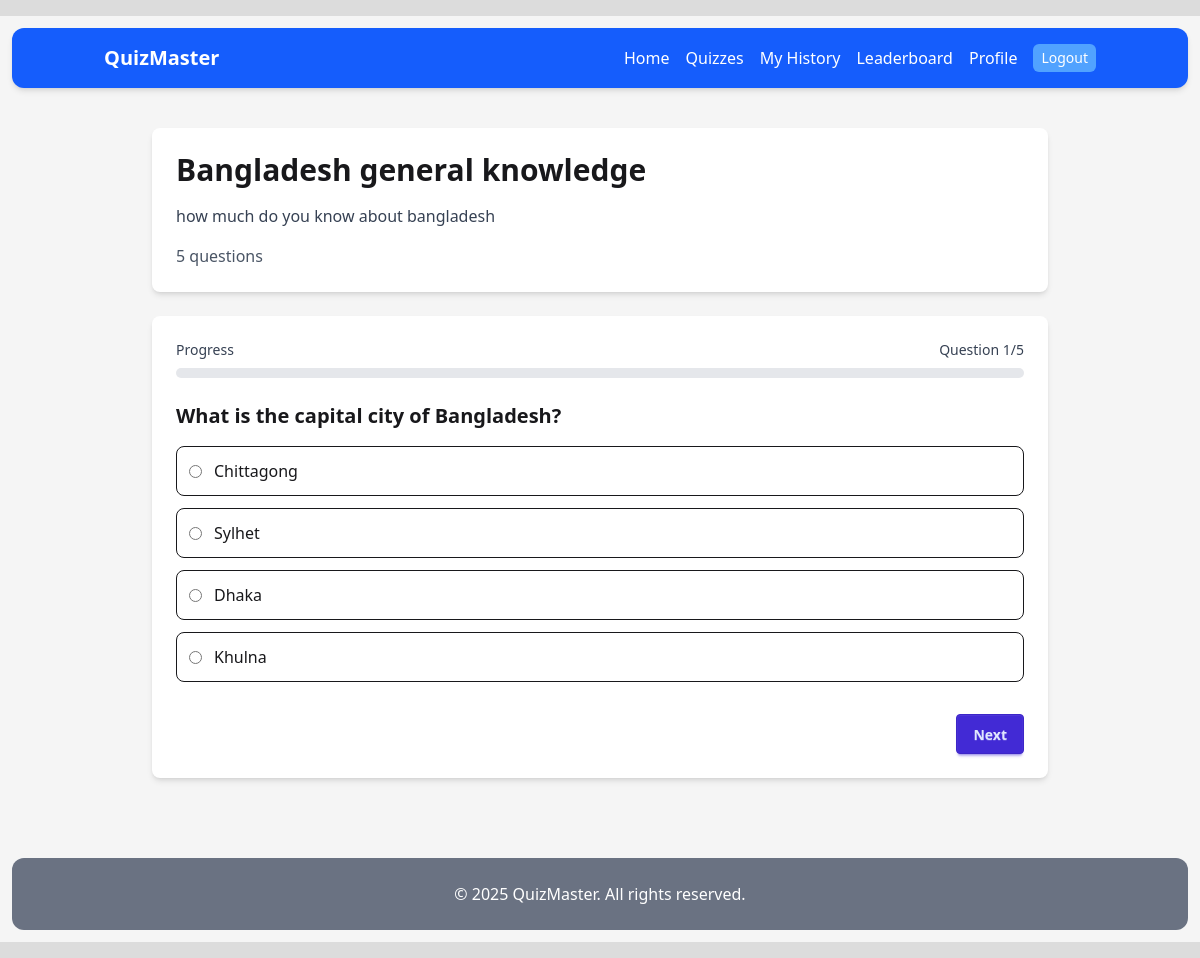
/quizzes/quiz/2/take/ (signed in), run on the app's committed database.
### quiz/models.py (models this page shows, shortened)
class Quiz(models.Model):
    title = models.CharField(max_length=200)
    description = models.TextField(blank=True)
    category = models.ForeignKey(Category, on_delete=models.SET_NULL, null=True, related_name='quizzes')
    created_by = models.ForeignKey(User, on_delete=models.CASCADE, related_name='quizzes')
    created_at = models.DateTimeField(auto_now_add=True)
    updated_at = models.DateTimeField(auto_now=True)
    is_active = models.BooleanField(default=True)
    time_limit = models.PositiveIntegerField(help_text="Time limit in minutes", null=True, blank=True)
    max_questions = models.PositiveIntegerField(default=50)
    min_questions = models.PositiveIntegerField(default=5)
    class Meta:
        ordering = ['-created_at']

class Question(models.Model):
    quiz = models.ForeignKey(Quiz, on_delete=models.CASCADE, related_name='questions')
    text = models.TextField()
    order = models.PositiveIntegerField(default=0)
    points = models.PositiveIntegerField(default=1)
    class Meta:
        ordering = ['order']

class Option(models.Model):
    question = models.ForeignKey(Question, on_delete=models.CASCADE, related_name='options')
    text = models.CharField(max_length=200)
    is_correct = models.BooleanField(default=False)

### quiz/views.py (the view, shortened to what this page needs)
# urls.py: path('quiz/<int:pk>/take/', views.TakeQuizView.as_view(), name='quiz-take'), # ---
class TakeQuizView(LoginRequiredMixin, View):
    def get(self, request, pk):
        quiz = get_object_or_404(Quiz, pk=pk, is_active=True)
        if QuizAttempt.objects.filter(user=request.user, quiz=quiz).exists():
            messages.error(request, 'You have already attempted this quiz.')
            return redirect('quiz-detail', pk=quiz.id)
        questions = list(quiz.questions.all().order_by('order'))
        total_questions = len(questions)
        if 'current_quiz' not in request.session or request.session['current_quiz']['quiz_id'] != quiz.id:
            request.session['current_quiz'] = {
                'quiz_id': quiz.id,
                'current_question': 0,
                'answers': {},
                'start_time': timezone.now().isoformat()
            }
        current_quiz_data = request.session['current_quiz']
        current_question_index = current_quiz_data['current_question']
        if 'previous' in request.GET:
            current_question_index = max(0, current_question_index - 1)
            current_quiz_data['current_question'] = current_question_index
            request.session['current_quiz'] = current_quiz_data
        if current_question_index >= total_questions:
            return redirect('quiz-complete', pk=quiz.id)
        current_question = questions[current_question_index]
        user_answer = None
        if str(current_question.id) in current_quiz_data['answers']:
            user_answer = current_quiz_data['answers'][str(current_question.id)]
        form = TakeQuizForm(question=current_question, initial={'answer': user_answer})
        return render(request, 'quiz/take_quiz.html', {
            'quiz': quiz,
            'question': current_question,
            'form': form,
            'current_question': current_question_index + 1,
            'total_questions': total_questions,
            'progress': int((current_question_index / total_questions) * 100)
        })

### quiz/forms.py
class TakeQuizForm(forms.Form):
    def __init__(self, *args, **kwargs):
        self.question = kwargs.pop('question')
        super().__init__(*args, **kwargs)
        choices = [(option.id, option.text) for option in self.question.options.all()]
        self.fields['answer'] = forms.ChoiceField(
            choices=choices,
            widget=forms.RadioSelect,
            required=True
        )

### core/templatetags/navigation_tags.py (called while the page is built)
@register.simple_tag(takes_context=True)
@register.filter
def active(context, *url_names):
    try:
        current = context['request'].resolver_match.url_name
    except Exception:
        return ''
    if current in url_names:
        return 'font-bold text-green-200 aria-current="page"'
    return ''

### quiz/templates/quiz/take_quiz.html (shortened to what this page needs)
{% extends "base.html" %}
{% block content %}
<div class="max-w-4xl mx-auto">
    <div class="bg-white rounded-lg shadow-md p-6 mb-6">
        <h1 class="text-3xl font-bold mb-4">{{ quiz.title }}</h1>
        <p class="text-gray-700 mb-4">{{ quiz.description }}</p>
        <div class="text-gray-600">{{ total_questions }} questions</div>
    </div>
    <div class="bg-white rounded-lg shadow-md p-6">
        <div class="mb-6">
            <div class="flex justify-between items-center mb-2">
                <span class="text-sm font-medium text-gray-700">Progress</span>
                <span class="text-sm font-medium text-gray-700">Question {{ current_question }}/{{ total_questions }}</span>
            </div>
            <div class="w-full bg-gray-200 rounded-full h-2.5">
            </div>
        </div>
        <form method="post" action="{% url 'quiz-take' quiz.pk %}">
            <div class="mb-6">
                <h3 class="text-xl font-semibold mb-4">{{ question.text }}</h3>
                <div class="space-y-3">
                    {% for choice in form.answer %}
                        <div class="flex items-center p-3 border rounded-lg hover:bg-gray-50">
                            {{ choice.tag }}
                            <label for="{{ choice.id_for_label }}" class="ml-3 cursor-pointer">{{ choice.choice_label }}</label>
                        </div>
                    {% endfor %}
                </div>
            </div>
            <div class="flex justify-between mt-8">
                <button type="submit" class="btn btn-primary">
                    {% if current_question == total_questions %}
                        Submit Quiz
                    {% else %}
                        Next
                    {% endif %}
                </button>
            </div>
        </form>
    </div>
</div>
{% endblock %}

### static/css/style.css (style rules this page uses)
body { background-color:whitesmoke; }

### data on the page
Quiz: title "Bangladesh general knowledge", description "how much do you know about bangladesh"
Question: text "What is the capital city of Bangladesh?"
Option: choice_label "Chittagong"
Option: choice_label "Sylhet"
Option: choice_label "Dhaka"
Option: choice_label "Khulna"

### other printed values
{{ total_questions }} "5"
{{ current_question }} "1"
